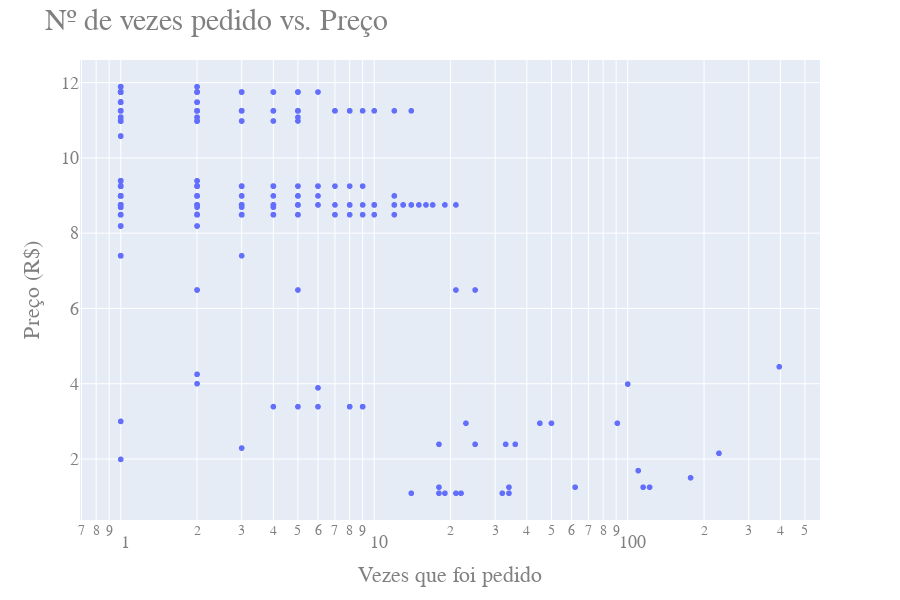

Here is the notebook cell this chart was saved with:
### Code cell
fig = px.scatter(table_aux, x='quantity', y='unit_price', hover_data='name_description')

fig.update_layout(
    title='Nº de vezes pedido vs. Preço', 
    yaxis_title='Preço (R$)',
    xaxis_title='Vezes que foi pedido',
    font={'color':'gray', 'size':18, 'family':'Courier New'},
    title_font={'size':30},
    height=600,
)

fig.update_xaxes(type='log')

fig.update_traces(
    hovertemplate='%{customdata[0]}<br>Vezes pedido: %{x}<br>Preço por unidade: R$%{y}',  # Personalize os nomes das colunas aqui
)
fig.show()

### Figure 1 — Plotly figure (JSON) as saved in the notebook; plotly's stock layout.template omitted (floating-point values rounded to 4 significant figures; data arrays with more than 128 entries replaced by an {"elided": "..."} marker saying what was removed)
{"data": [{"customdata": {"elided": "1879x1 str values"}, "hovertemplate": "%{customdata[0]}<br>Vezes pedido: %{x}<br>Preço por unidade: R$%{y}", "legendgroup": "", "marker": {"color": "#636efa", "symbol": "circle"}, "mode": "markers", "name": "", "showlegend": false, "type": "scattergl", "x": {"elided": "1879 int values"}, "xaxis": "x", "y": {"elided": "1879 float values"}, "yaxis": "y"}], "layout": {"font": {"color": "gray", "family": "Courier New", "size": 18}, "height": 600, "legend": {"tracegroupgap": 0}, "margin": {"t": 60}, "title": {"font": {"size": 30}, "text": "Nº de vezes pedido vs. Preço"}, "xaxis": {"anchor": "y", "domain": [0, 1], "title": {"text": "Vezes que foi pedido"}, "type": "log"}, "yaxis": {"anchor": "x", "domain": [0, 1], "title": {"text": "Preço (R$)"}}}}
